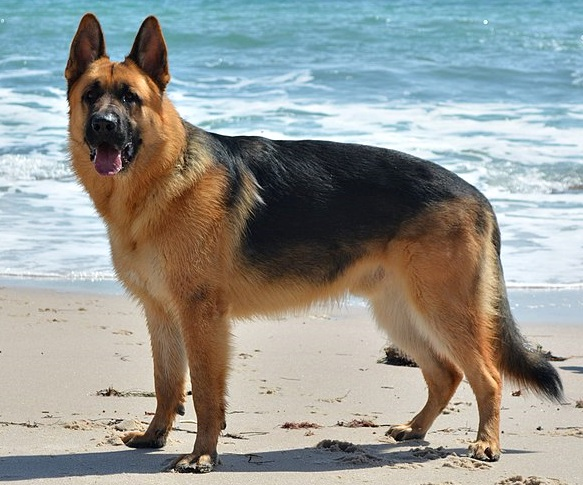
#> input picture day5/session2/demo/German_Shepherd.jpg, 583 x 485 px, found by its file name
$ jupyter execute --allow-errors MLP_Classification.ipynb   (shell and % lines are left out)
#> lines starting #> are read from the running program, lines starting #| are printed output that depends on the picture
Link to the dataset: https://drive.google.com/drive/folders/1H6MhJefZ7DlNZ_yhkIyaoennSQvyonRR?usp=sharing

[cell 1]

import matplotlib.pyplot as plt
import numpy as np
import os
import pprint
pp = pprint.PrettyPrinter(indent=4)

[cell 2]
from google.colab import drive
drive.mount('/content/drive/')

[cell 3]
import joblib
from skimage.io import imread
from skimage.transform import resize

def resize_all(src, pklname, include, width=150, height=None):
    """
    load images from path, resize them and write them as arrays to a dictionary,
    together with labels and metadata. The dictionary is written to a pickle file
    named '{pklname}_{width}x{height}px.pkl'.

    Parameter
    ---------
    src: str
        path to data
    pklname: str
        path to output file
    width: int
        target width of the image in pixels
    include: set[str]
        set containing str
    """

    height = height if height is not None else width

    data = dict()
    data['description'] = 'resized ({0}x{1})animal images in rgb'.format(int(width), int(height))
    data['label'] = []
    data['filename'] = []
    data['data'] = []

    pklname = f"{pklname}_{width}x{height}px.pkl"

    # read all images in PATH, resize and write to DESTINATION_PATH
    for subdir in os.listdir(src):
        if subdir in include:
            print(subdir)
            current_path = os.path.join(src, subdir)

            for file in os.listdir(current_path):
                if file[-3:] in {'jpg', 'png'}:
                    im = imread(os.path.join(current_path, file))
                    im = resize(im, (width, height)) #[:,:,::-1]
                    data['label'].append(subdir[:-4])
                    data['filename'].append(file)
                    data['data'].append(im)

        joblib.dump(data, pklname)

[cell 4]
data_path = fr'/content/drive/MyDrive/CVIT/orientation_22may/Day5/session2/demo/AnimalFace/Image'
#> (the rest of this cell did not finish here and is left out)

[cell 5]
base_name = 'animal_faces'
width = 80

include = {'ChickenHead', 'BearHead', 'ElephantHead',
           'EagleHead', 'DeerHead', 'MonkeyHead', 'PandaHead'}

#> (the rest of this cell did not finish here and is left out)

[cell 6]
from collections import Counter

#> (the rest of this cell did not finish here and is left out)

#> (a cell that did not finish here is left out)

[cell 8]
# get the data and labels from pickle object
### YOUR CODE GOES HERE
import pickle
#> (the rest of this cell did not finish here and is left out)

[cell 9]
#split the data into train and test set
### YOUR CODE GOES HERE
from sklearn.model_selection import train_test_split

#> (the rest of this cell did not finish here and is left out)

[cell 10]
# [27 lines left out: function plot_bar, not called in this run]

plt.suptitle('relative amount of photos per type')
#> (the rest of this cell did not finish here and is left out)

[cell 11]
import cv2
from skimage.feature import hog
from skimage.io import imread
from skimage.transform import rescale

dog = imread('/content/drive/MyDrive/CVIT/orientation_22may/Day5/session2/demo/German_Shepherd.jpg', as_gray=True)
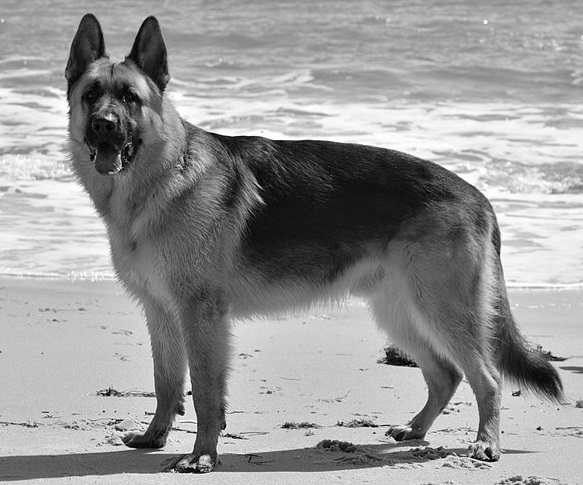
#> dog: shape (485, 583) float64; min 0, max 1, mean 0.593
# https://en.wikipedia.org/wiki/German_Shepherd#/media/File:Kim_at_14_weeks.jpg

# scale down the image to one third
dog = rescale(dog, 1/3, mode='reflect')
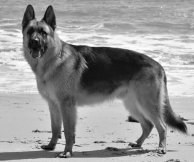
#> dog: shape (162, 194) float64; min 0.0225, max 0.994, mean 0.593

# calculate the hog and return a visual representation.
### YOUR CODE GOES HERE
fd, dog_hog_image = hog(dog, orientations=8, pixels_per_cell=(16, 16),
                    cells_per_block=(1, 1), visualize=True)
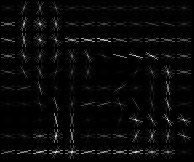
#> dog_hog_image: shape (162, 194) float64; min 0, max 0.148, mean 0.00478; drawn with min black and max white
#> fd = 960 values, max 0.84 at index 348, min 0.00114 at index 264, mean 0.323

fig, ax = plt.subplots(1,2)
fig.set_size_inches(8,6)

ax1, ax2 = ax

# remove ticks and their labels
[a.tick_params(bottom=False, left=False, labelbottom=False, labelleft=False)
    for a in ax]

# Create a subplot and plot original image and HOG image
### YOUR CODE GOES HERE
ax1.axis('off')
ax1.imshow(dog, cmap=plt.cm.gray)
ax1.set_title('Input image')

dog_hog_image = rescale(dog_hog_image, 1/3, mode='reflect')
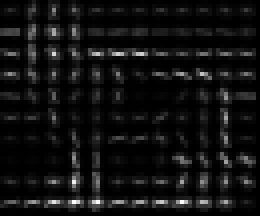
#> dog_hog_image: shape (54, 65) float64 (shown 4 times larger); min 0, max 0.0695, mean 0.00478; drawn with min black and max white

ax2.axis('off')
ax2.imshow(dog_hog_image, cmap=plt.cm.gray)
ax2.set_title('Histogram of Oriented Gradients')
plt.show()

[cell 12]
print('number of pixels: ', dog.shape[0] * dog.shape[1])
#| number of pixels:  31428
print('number of hog features: ', dog_hog_image.shape[0])
#| number of hog features:  54

[cell 13]
from sklearn.base import BaseEstimator, TransformerMixin

class RGB2GrayTransformer(BaseEstimator, TransformerMixin):
    """
    Convert an array of RGB images to grayscale
    """

    def __init__(self):
        pass

    def fit(self, X, y=None):
        """returns itself"""
        return self

    def transform(self, X, y=None):
        """perform the transformation and return an array"""
        return np.array([skimage.color.rgb2gray(img) for img in X])


class HogTransformer(BaseEstimator, TransformerMixin):
    """
    Expects an array of 2d arrays (1 channel images)
    Calculates hog features for each img
    """

    def __init__(self, y=None, orientations=9,
                 pixels_per_cell=(8, 8),
                 cells_per_block=(3, 3), block_norm='L2-Hys'):
        self.y = y
        self.orientations = orientations
        self.pixels_per_cell = pixels_per_cell
        self.cells_per_block = cells_per_block
        self.block_norm = block_norm

    def fit(self, X, y=None):
        return self

    # [13 lines left out: function transform, not called in this run]

[cell 14]
from sklearn.linear_model import SGDClassifier
from sklearn.model_selection import cross_val_predict
from sklearn.preprocessing import StandardScaler, Normalizer
import skimage

# create an instance of each transformer
grayify = RGB2GrayTransformer()
hogify = HogTransformer(
    pixels_per_cell=(14, 14),
    cells_per_block=(2,2),
    orientations=9,
    block_norm='L2-Hys'
)
scalify = StandardScaler()

'''
call fit_transform on each transform converting X_train step by step first convert RGB2Gray,
then calculate HOG features and finally scale the images
'''
### YOUR CODE GOES HERE
rgb2gray = RGB2GrayTransformer()
hogCalc = HogTransformer()
